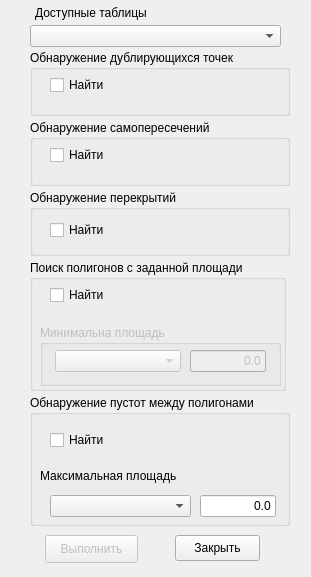
<?xml version="1.0" encoding="UTF-8"?>
<ui version="4.0">
 <class>Dialog</class>
 <widget class="QDialog" name="Dialog">
  <property name="geometry">
   <rect>
    <x>0</x>
    <y>0</y>
    <width>311</width>
    <height>577</height>
   </rect>
  </property>
  <property name="windowTitle">
   <string>Проверка топологии</string>
  </property>
  <widget class="QComboBox" name="cb_source_table">
   <property name="geometry">
    <rect>
     <x>30</x>
     <y>25</y>
     <width>251</width>
     <height>22</height>
    </rect>
   </property>
  </widget>
  <widget class="QGroupBox" name="gr_bx_area_intersect">
   <property name="enabled">
    <bool>true</bool>
   </property>
   <property name="geometry">
    <rect>
     <x>30</x>
     <y>190</y>
     <width>260</width>
     <height>66</height>
    </rect>
   </property>
   <property name="title">
    <string>Обнаружение перекрытий</string>
   </property>
   <widget class="QCheckBox" name="ch_poly_intersect">
    <property name="geometry">
     <rect>
      <x>20</x>
      <y>30</y>
      <width>81</width>
      <height>20</height>
     </rect>
    </property>
    <property name="text">
     <string>Найти</string>
    </property>
   </widget>
   <widget class="QWidget" name="verticalLayoutWidget_2">
    <property name="geometry">
     <rect>
      <x>185</x>
      <y>15</y>
      <width>51</width>
      <height>46</height>
     </rect>
    </property>
    <layout class="QVBoxLayout" name="wg_style_Area_intersect">
     <property name="spacing">
      <number>1</number>
     </property>
     <property name="sizeConstraint">
      <enum>QLayout::SetFixedSize</enum>
     </property>
    </layout>
   </widget>
  </widget>
  <widget class="QGroupBox" name="gr_bx_area">
   <property name="enabled">
    <bool>true</bool>
   </property>
   <property name="geometry">
    <rect>
     <x>30</x>
     <y>395</y>
     <width>260</width>
     <height>131</height>
    </rect>
   </property>
   <property name="title">
    <string>Обнаружение пустот между полигонами</string>
   </property>
   <widget class="QCheckBox" name="ch_gap_polygon">
    <property name="geometry">
     <rect>
      <x>20</x>
      <y>35</y>
      <width>81</width>
      <height>20</height>
     </rect>
    </property>
    <property name="text">
     <string>Найти</string>
    </property>
   </widget>
   <widget class="QWidget" name="verticalLayoutWidget_3">
    <property name="geometry">
     <rect>
      <x>185</x>
      <y>30</y>
      <width>51</width>
      <height>46</height>
     </rect>
    </property>
    <layout class="QVBoxLayout" name="wg_style_Area_gap">
     <property name="spacing">
      <number>1</number>
     </property>
     <property name="sizeConstraint">
      <enum>QLayout::SetFixedSize</enum>
     </property>
    </layout>
   </widget>
   <widget class="QLabel" name="label_2">
    <property name="geometry">
     <rect>
      <x>10</x>
      <y>70</y>
      <width>156</width>
      <height>21</height>
     </rect>
    </property>
    <property name="text">
     <string>Максимальная площадь</string>
    </property>
   </widget>
   <widget class="QLineEdit" name="ln_e_area_max">
    <property name="geometry">
     <rect>
      <x>170</x>
      <y>100</y>
      <width>76</width>
      <height>22</height>
     </rect>
    </property>
    <property name="text">
     <string>0.0</string>
    </property>
    <property name="alignment">
     <set>Qt::AlignRight|Qt::AlignTrailing|Qt::AlignVCenter</set>
    </property>
   </widget>
   <widget class="QComboBox" name="cb_AreaUnits">
    <property name="geometry">
     <rect>
      <x>20</x>
      <y>100</y>
      <width>141</width>
      <height>22</height>
     </rect>
    </property>
   </widget>
  </widget>
  <widget class="QGroupBox" name="gr_bx_intersect">
   <property name="enabled">
    <bool>true</bool>
   </property>
   <property name="geometry">
    <rect>
     <x>30</x>
     <y>120</y>
     <width>260</width>
     <height>66</height>
    </rect>
   </property>
   <property name="title">
    <string>Обнаружение самопересечений</string>
   </property>
   <widget class="QCheckBox" name="ch_self_intersect">
    <property name="geometry">
     <rect>
      <x>20</x>
      <y>25</y>
      <width>81</width>
      <height>20</height>
     </rect>
    </property>
    <property name="text">
     <string>Найти</string>
    </property>
   </widget>
   <widget class="QWidget" name="verticalLayoutWidget">
    <property name="geometry">
     <rect>
      <x>185</x>
      <y>15</y>
      <width>51</width>
      <height>46</height>
     </rect>
    </property>
    <layout class="QVBoxLayout" name="wg_style_Symbol">
     <property name="spacing">
      <number>1</number>
     </property>
     <property name="sizeConstraint">
      <enum>QLayout::SetFixedSize</enum>
     </property>
    </layout>
   </widget>
  </widget>
  <widget class="QLabel" name="label">
   <property name="geometry">
    <rect>
     <x>35</x>
     <y>5</y>
     <width>118</width>
     <height>16</height>
    </rect>
   </property>
   <property name="text">
    <string>Доступные таблицы</string>
   </property>
  </widget>
  <widget class="QPushButton" name="pb_run">
   <property name="enabled">
    <bool>false</bool>
   </property>
   <property name="geometry">
    <rect>
     <x>45</x>
     <y>535</y>
     <width>93</width>
     <height>28</height>
    </rect>
   </property>
   <property name="text">
    <string>Выполнить</string>
   </property>
  </widget>
  <widget class="QPushButton" name="pbClose">
   <property name="geometry">
    <rect>
     <x>175</x>
     <y>535</y>
     <width>85</width>
     <height>26</height>
    </rect>
   </property>
   <property name="text">
    <string>Закрыть</string>
   </property>
  </widget>
  <widget class="QGroupBox" name="gr_bx_db_points">
   <property name="enabled">
    <bool>true</bool>
   </property>
   <property name="geometry">
    <rect>
     <x>30</x>
     <y>50</y>
     <width>260</width>
     <height>66</height>
    </rect>
   </property>
   <property name="title">
    <string>Обнаружение дублирующихся точек</string>
   </property>
   <widget class="QCheckBox" name="ch_db_point">
    <property name="geometry">
     <rect>
      <x>20</x>
      <y>25</y>
      <width>81</width>
      <height>20</height>
     </rect>
    </property>
    <property name="text">
     <string>Найти</string>
    </property>
   </widget>
   <widget class="QWidget" name="verticalLayoutWidget_4">
    <property name="geometry">
     <rect>
      <x>185</x>
      <y>15</y>
      <width>51</width>
      <height>46</height>
     </rect>
    </property>
    <layout class="QVBoxLayout" name="wg_style_db_point">
     <property name="spacing">
      <number>1</number>
     </property>
     <property name="sizeConstraint">
      <enum>QLayout::SetFixedSize</enum>
     </property>
    </layout>
   </widget>
  </widget>
  <widget class="QGroupBox" name="groupBox">
   <property name="geometry">
    <rect>
     <x>30</x>
     <y>260</y>
     <width>256</width>
     <height>131</height>
    </rect>
   </property>
   <property name="title">
    <string>Поиск полигонов с заданной площади</string>
   </property>
   <widget class="QCheckBox" name="ch_area_polygon">
    <property name="geometry">
     <rect>
      <x>20</x>
      <y>25</y>
      <width>81</width>
      <height>20</height>
     </rect>
    </property>
    <property name="text">
     <string>Найти</string>
    </property>
   </widget>
   <widget class="QWidget" name="verticalLayoutWidget_5">
    <property name="geometry">
     <rect>
      <x>185</x>
      <y>20</y>
      <width>51</width>
      <height>46</height>
     </rect>
    </property>
    <layout class="QVBoxLayout" name="wg_style_Area_limit">
     <property name="spacing">
      <number>1</number>
     </property>
     <property name="sizeConstraint">
      <enum>QLayout::SetFixedSize</enum>
     </property>
    </layout>
   </widget>
   <widget class="QGroupBox" name="gb_area_limit">
    <property name="enabled">
     <bool>false</bool>
    </property>
    <property name="geometry">
     <rect>
      <x>10</x>
      <y>65</y>
      <width>241</width>
      <height>61</height>
     </rect>
    </property>
    <property name="title">
     <string>Минимальна площадь</string>
    </property>
    <widget class="QComboBox" name="cb_AreaUnits_lim">
     <property name="geometry">
      <rect>
       <x>15</x>
       <y>25</y>
       <width>126</width>
       <height>22</height>
      </rect>
     </property>
    </widget>
    <widget class="QLineEdit" name="ln_e_area_min">
     <property name="geometry">
      <rect>
       <x>150</x>
       <y>25</y>
       <width>76</width>
       <height>22</height>
      </rect>
     </property>
     <property name="text">
      <string>0.0</string>
     </property>
     <property name="alignment">
      <set>Qt::AlignRight|Qt::AlignTrailing|Qt::AlignVCenter</set>
     </property>
    </widget>
   </widget>
  </widget>
 </widget>
 <resources/>
 <connections/>
</ui>
